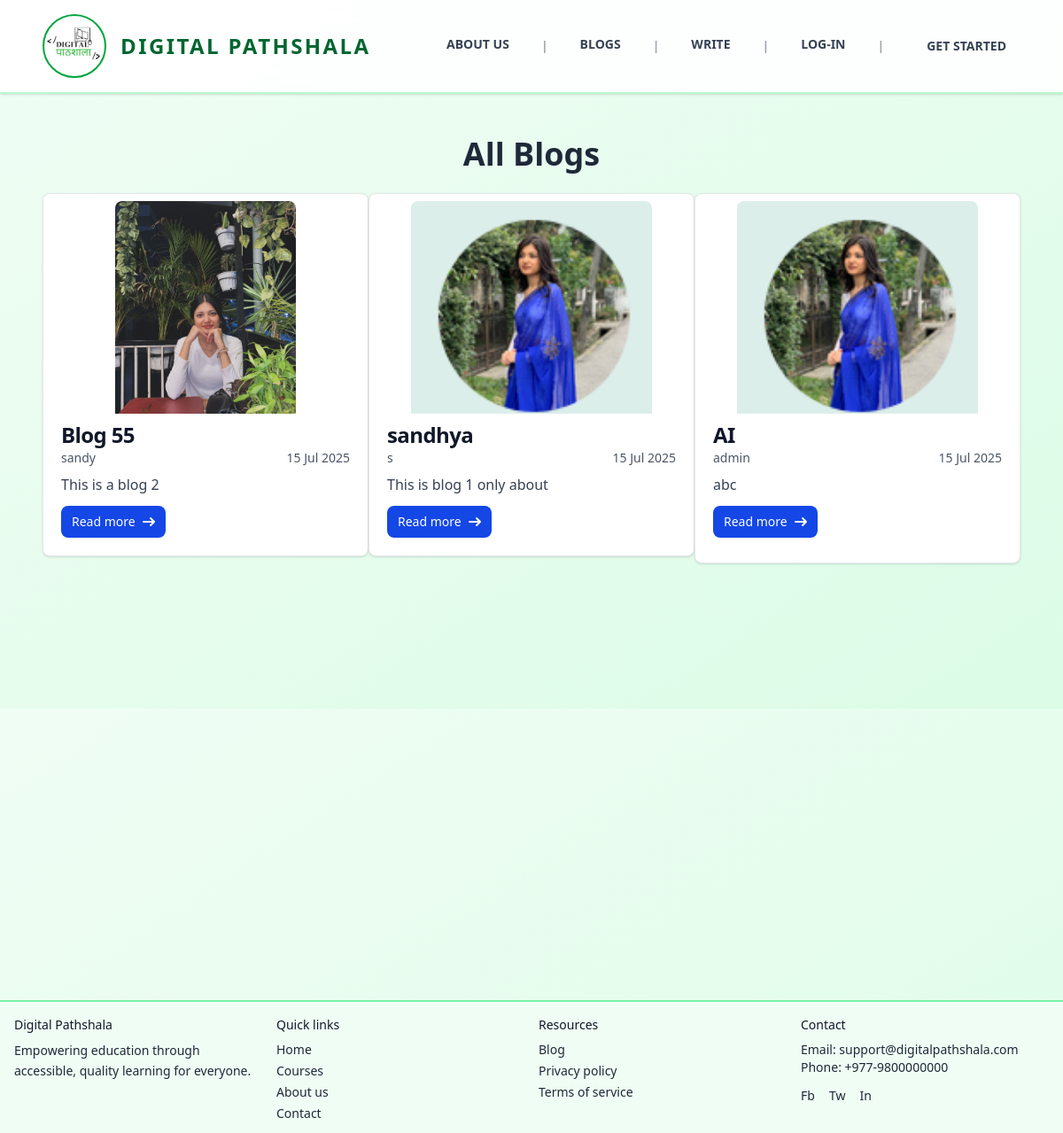
The app's page /blogs/ with its own data.
### blogs/models.py (models this page shows, shortened)
class Blog(models.Model):
    def generateImagePath(instance, filename):
        return f'blog/{instance.author.username}/images/{filename}'
    def generateAttachmentPath(instance, filename):
        return f'blog/{instance.author.username}/attachments/{filename}'
    class StatusOptions(models.TextChoices):
        ACTIVE = "Active", "Active"
        INACTIVE = "Inactive", "Inactive"
    title = models.CharField(max_length=50 )
    content = models.TextField()
    author = models.ForeignKey(User, on_delete=models.CASCADE, related_name='blog_posts')
    tags = TaggableManager(blank=True)
    category = models.ForeignKey(Category, null=True, blank=True, on_delete=models.SET_NULL)
    image = models.ImageField(blank=True, null=True , upload_to=generateImagePath, default='static/images/blog1.png')
    attachment = models.FileField(blank=True, null=True, upload_to=generateAttachmentPath)
    status = models.CharField(max_length=8, choices=StatusOptions, default=StatusOptions.INACTIVE)
    created_at = models.DateTimeField( auto_now_add=True, editable=False )
    updated_at = models.DateTimeField(auto_now=True, editable=False)

### main/views.py (the view)
# urls.py: path("blogs/", blogPage),
def blogPage(request):
    blogs  =  Blog.objects.order_by('-created_at')
    return render(request, 'pages/blogs/blogs.html', {'blogs':blogs})

### templates/pages/blogs/blogs.html (shortened to what this page needs)
{% extends 'layouts/main.html' %}
{% block content %}
  <h1 class="text-center text-4xl font-bold text-gray-800 mb-6">All Blogs</h1>
  {% if blogs %}
    <div class="grid grid-cols-1 md:grid-cols-2 lg:grid-cols-3 space-y-2">
      {% for blog in blogs %}
        <div class="max-w-sm bg-white hover:scale-[102%] duration-300 border border-gray-200 rounded-lg shadow-sm dark:bg-gray-800 dark:border-gray-700">
          <a href="/blog/{{ blog.id }}" class=""><img class="my-2 mx-auto rounded-t-lg h-60" src="{{ blog.image.url }}" alt="" /></a>
          <div class="px-5 pb-5">
            <a href="/blog/{{ blog.id }}"><h5 class="text-2xl font-bold tracking-tight text-gray-900 dark:text-white">{{ blog.title }}</h5></a>
            <div class="flex justify-between mb-2 text-sm">
              <p class="text-gray-600 dark:text-gray-400">{{ blog.author.username }}</p>
              <p class="text-gray-600 dark:text-gray-400">{{ blog.created_at|date:'d M Y' }}</p>
            </div>
            <p class="mb-3 font-normal text-gray-700 dark:text-gray-400">{{ blog.content|truncatechars:50 }}</p>
            <a href="/blog/{{ blog.id }}" class="inline-flex items-center px-3 py-2 text-sm font-medium text-center text-white bg-blue-700 rounded-lg hover:bg-blue-800 focus:ring-4 focus:outline-none focus:ring-blue-300 dark:bg-blue-600 dark:hover:bg-blue-700 dark:focus:ring-blue-800">
              Read more<svg class="rtl:rotate-180 w-3.5 h-3.5 ms-2" aria-hidden="true" xmlns="http://www.w3.org/2000/svg" fill="none" viewBox="0 0 14 10">
                <path stroke="currentColor" stroke-linecap="round" stroke-linejoin="round" stroke-width="2" d="M1 5h12m0 0L9 1m4 4L9 9" />
              </svg>
            </a>
          </div>
        </div>
      {% endfor %}
    </div>
  {% endif %}
{% endblock %}

### templates/layouts/main.html (shortened to what this page needs)
<!DOCTYPE html>
<html lang="en">
  <head>
    <script src="https://cdn.jsdelivr.net/npm/@tailwindcss/browser@4"></script>
  </head>
  <body class="font-sans text-gray-700 bg-gradient-to-br from-green-50 to-green-100 min-h-screen">
    <nav class="uppercase flex justify-between bg-white/90 backdrop-blur-md border-b-2 border-green-200 py-4 px-6 lg:px-12 lg:py:6 shadow-sm sticky top-0 z-40">
      <a href="/" class="flex items-center group">
        <div class="w-16 lg:w-18 h-16 lg:h-18 rounded-full border-2 border-green-600 flex items-center justify-center group-hover:scale-105 transition-transform">
          <img src="/static/images/favicon.ico" alt="Digital Pathshala Logo" />
        </div>
        <div class="ml-2 lg:ml-4 text-xl lg:text-2xl font-semibold text-green-800 tracking-widest">Digital Pathshala</div>
      </a>
      <div class="my-auto hidden md:block">
        <ul class="flex gap-6 lg:gap-8 text-sm font-bold items-center">
          <li class="relative group pb-1">
            <a href="/about-us" class="text-gray-700 hover:text-green-600 transition-colors p-1">About Us</a>
          </li>
          <li class="text-gray-400">|</li>
          <li class="relative group pb-1">
            <a href="/blogs" class="text-gray-700 hover:text-green-600 transition-colors p-1">Blogs</a>
          </li>
          <li class="text-gray-400">|</li>
          <li class="relative group pb-1">
            <a href="/blog/add" class="text-gray-700 hover:text-green-600 transition-colors p-1">Write</a>
          </li>
          {% if not user.is_authenticated %}
            <li class="text-gray-400">|</li>
            <li class="relative group pb-1">
              <a href="/auth/log-in" class="text-gray-700 hover:text-green-600 transition-colors p-1">Log-In</a>
            </li>
          {% endif %}
          <li class="text-gray-400">|</li>
          <li class="hover:bg-green-600 hover:text-white px-4 py-2 transition-all duration-300 rounded-lg">
            {% if user.is_authenticated %}
              <a href="/blogs">Get Started</a>
            {% else %}
              <a href="/auth/sign-up">Get Started</a>
            {% endif %}
          </li>
        </ul>
      </div>
    </nav>
    <div class="flex flex-col p-12 min-h-[80vh]">
      {% block content %}
      {% endblock %}
    </div>
    <footer class="bg-green-50 border-t-2 border-green-300 text-gray-800 text-sm">
      <div class="max-w-7xl mx-auto p-4 grid grid-cols-1 md:grid-cols-4 gap-4">
        <div>
          <p class="font-medium text-gray-900">Digital Pathshala</p>
          <p class="mt-2 leading-relaxed">Empowering education through accessible, quality learning for everyone.</p>
        </div>
        <div>
          <p class="mb-2 font-medium text-gray-900">Quick links</p>
          <ul class="space-y-1">
            <li>
              <a href="/home" class="hover:underline">Home</a>
            </li>
            <li>
              <a href="/courses" class="hover:underline">Courses</a>
            </li>
            <li>
              <a href="/about" class="hover:underline">About us</a>
            </li>
            <li>
              <a href="/contacts" class="hover:underline">Contact</a>
            </li>
          </ul>
        </div>
        <div>
          <p class="mb-2 font-medium text-gray-900">Resources</p>
          <ul class="space-y-1">
            <li>
              <a href="/blogs" class="hover:underline">Blog</a>
            </li>
            <li>
              <a href="/privacy" class="hover:underline">Privacy policy</a>
            </li>
            <li>
              <a href="/terms" class="hover:underline">Terms of service</a>
            </li>
          </ul>
        </div>
        <div>
          <p class="mb-2 font-medium text-gray-900">Contact</p>
          <p>
            Email: <a href="mailto:support@digitalpathshala.com" class="hover:underline">support@digitalpathshala.com</a>
          </p>
          <p>
            Phone: <a href="tel:+9779800000000" class="hover:underline">+977-9800000000</a>
          </p>
          <div class="flex space-x-4 mt-3">
            <a href="https://www.facebook.com/digitalpathshala999" aria-label="Facebook" class="hover:text-gray-900">Fb</a>
            <a href="#" aria-label="Twitter" class="hover:text-gray-900">Tw</a>
            <a href="#" aria-label="LinkedIn" class="hover:text-gray-900">In</a>
          </div>
        </div>
      </div>
    </footer>
  </body>
</html>

### records on screen
Blog: image (picture), title "Blog 55", author.username "sandy", created_at "15 Jul 2025", content "This is a blog 2"
Blog: image (picture), title "sandhya", author.username "s", created_at "15 Jul 2025", content "This is blog 1 only about"
Blog: image (picture), title "AI", author.username "admin", created_at "15 Jul 2025", content "abc"
